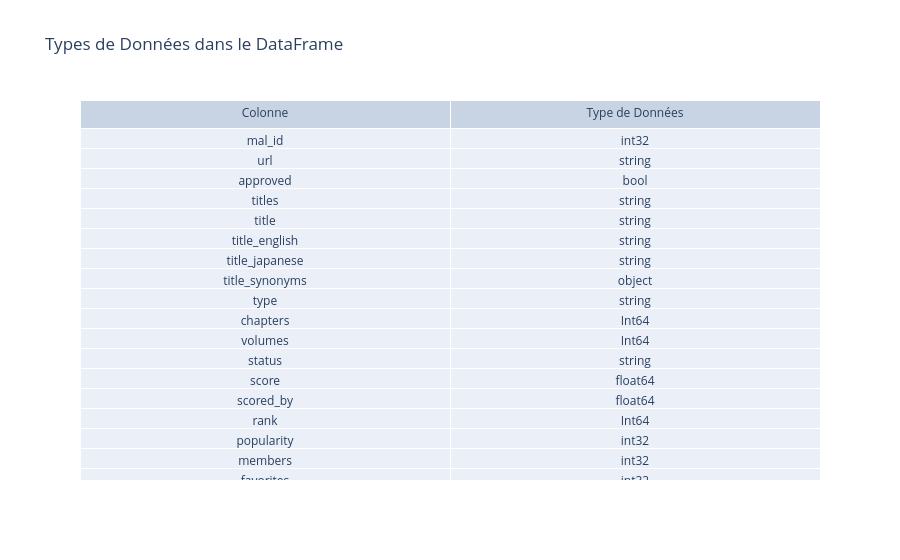
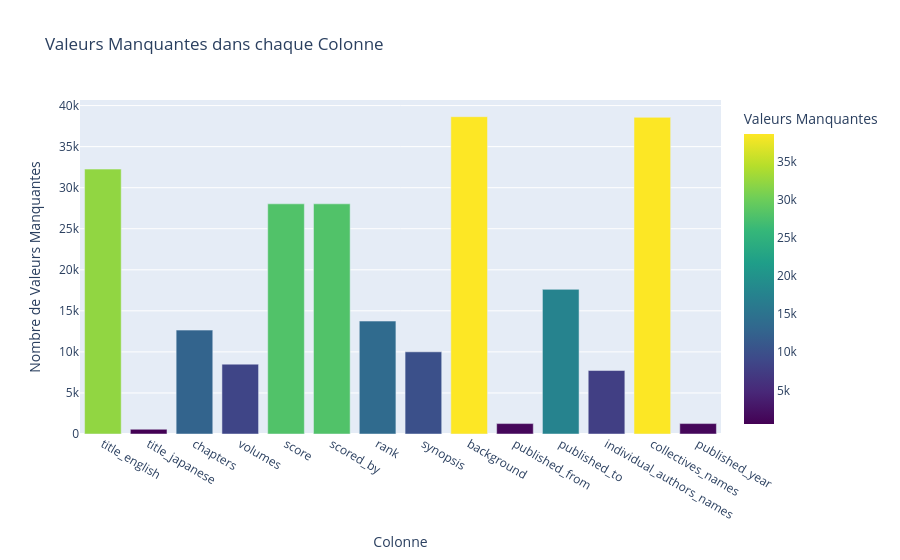

Notebook code for these charts, in order:
### Markdown cell above
### 4.6 🔍 Vérification des Types de Données et des Valeurs Manquantes <a name="Vérification-des-Types-de-Données-et-Valeurs-Manquantes"></a>

Nous vérifions les types de données de chaque colonne, recherchons les valeurs manquantes et affichons des statistiques descriptives pour s’assurer de la qualité du DataFrame.

### Code cell
# 1. Aperçu du DataFrame
print("### Aperçu du DataFrame")
print(manga.head(2))  # Afficher les 2 premières lignes du DataFrame
print("\n")
print(manga.tail(2))  # Afficher les 2 dernières lignes du DataFrame

# 2. Tableau des Types de Données
data_types = manga.dtypes.astype(str).reset_index()  # Conversion en chaînes
data_types.columns = ['Colonne', 'Type de Données']

# Création du tableau
fig_types = go.Figure(data=[go.Table(
    header=dict(values=['Colonne', 'Type de Données']),
    cells=dict(values=[data_types['Colonne'], data_types['Type de Données']]))
])

fig_types.update_layout(title='Types de Données dans le DataFrame')
fig_types.show()

# 3. Graphique des Valeurs Manquantes
missing_counts = manga.isna().sum()
missing_data = missing_counts[missing_counts > 0].reset_index()
missing_data.columns = ['Colonne', 'Valeurs Manquantes']

# Création du graphique à barres pour les valeurs manquantes
fig_missing = px.bar(missing_data, x='Colonne', y='Valeurs Manquantes',
                     title='Valeurs Manquantes dans chaque Colonne',
                     color='Valeurs Manquantes',
                     color_continuous_scale=px.colors.sequential.Viridis)

fig_missing.update_layout(xaxis_title='Colonne', yaxis_title='Nombre de Valeurs Manquantes')
fig_missing.show()

# 4. Statistiques Descriptives
print("### Statistiques Descriptives")
print(manga.describe())

### Figure 1 — Plotly figure (JSON) as saved in the notebook; plotly's stock layout.template omitted (floating-point values rounded to 4 significant figures)
{"data": [{"cells": {"values": [["mal_id", "url", "approved", "titles", "title", "title_english", "title_japanese", "title_synonyms", "type", "chapters", "volumes", "status", "score", "scored_by", "rank", "popularity", "members", "favorites", "synopsis", "background", "serializations", "genres", "themes", "demographics", "published_from", "published_to", "main_picture", "individual_authors_names", "collectives_names", "nsfw", "published_year"], ["int32", "string", "bool", "string", "string", "string", "string", "object", "string", "Int64", "Int64", "string", "float64", "float64", "Int64", "int32", "int32", "int32", "string", "string", "object", "object", "object", "object", "object", "object", "object", "object", "object", "bool", "float64"]]}, "header": {"values": ["Colonne", "Type de Données"]}, "type": "table"}], "layout": {"title": {"text": "Types de Données dans le DataFrame"}}}

### Figure 2 — Plotly figure (JSON) as saved in the notebook; plotly's stock layout.template omitted (floating-point values rounded to 4 significant figures)
{"data": [{"alignmentgroup": "True", "hovertemplate": "Colonne=%{x}<br>Valeurs Manquantes=%{marker.color}<extra></extra>", "legendgroup": "", "marker": {"color": [32263, 576, 12652, 8505, 28034, 28034, 13753, 10009, 38646, 1268, 17615, 7732, 38564, 1268], "coloraxis": "coloraxis", "pattern": {"shape": ""}}, "name": "", "offsetgroup": "", "orientation": "v", "showlegend": false, "textposition": "auto", "type": "bar", "x": ["title_english", "title_japanese", "chapters", "volumes", "score", "scored_by", "rank", "synopsis", "background", "published_from", "published_to", "individual_authors_names", "collectives_names", "published_year"], "xaxis": "x", "y": [32263, 576, 12652, 8505, 28034, 28034, 13753, 10009, 38646, 1268, 17615, 7732, 38564, 1268], "yaxis": "y"}], "layout": {"barmode": "relative", "coloraxis": {"colorbar": {"title": {"text": "Valeurs Manquantes"}}, "colorscale": [[0, "#440154"], [0.1111, "#482878"], [0.2222, "#3e4989"], [0.3333, "#31688e"], [0.4444, "#26828e"], [0.5556, "#1f9e89"], [0.6667, "#35b779"], [0.7778, "#6ece58"], [0.8889, "#b5de2b"], [1, "#fde725"]]}, "legend": {"tracegroupgap": 0}, "title": {"text": "Valeurs Manquantes dans chaque Colonne"}, "xaxis": {"anchor": "y", "domain": [0, 1], "title": {"text": "Colonne"}}, "yaxis": {"anchor": "x", "domain": [0, 1], "title": {"text": "Nombre de Valeurs Manquantes"}}}}
